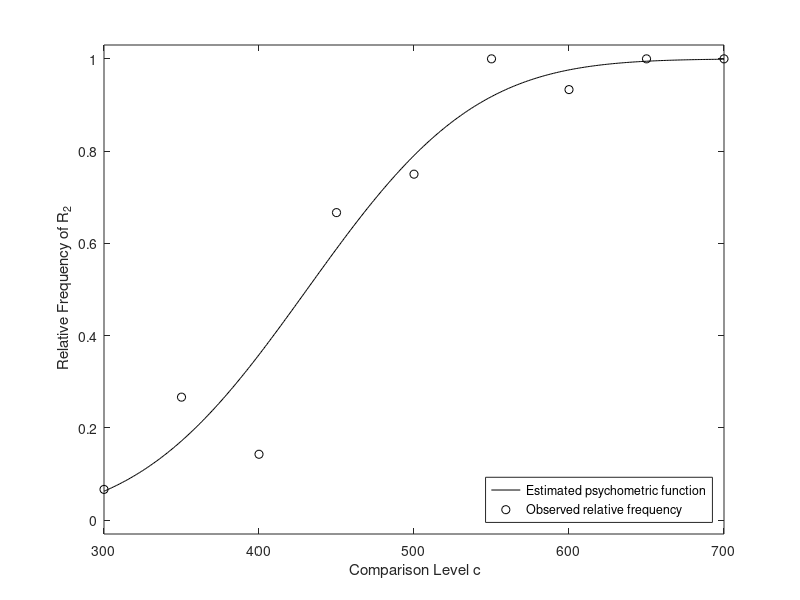

Recreate this plot in MATLAB.
%%Probit analysis
%estimates PSE and DL assuming an ogive psychometric function, 
%modeled as a cumulative density function of a normal distribution.
%also provides CE, and gives SEs and CIs for all parameters

%%Input 
c=[300 350 400 450 500 550 600 650 700];  %comparison duration
n1=[14 11 12 5 3 0 1 0 0]; %number of R1 responses
n2=[1 4 2 10 9 15 14 15 14]; %number of R2 responses
standard=500; %standard duration

%% Estimate mu and sigma
f=@(y) -sum(n2.*log(normcdf(c,y(1),y(2))))-sum(n1.*log(1-normcdf(c,y(1),y(2))));
[xmin,value,flag,output]=fminsearch(f,[mean(c),mean(c)*0.1]);
PSEest=xmin(1); DLest=xmin(2)*norminv(0.75); CEest=PSEest-standard;

%% Fisher Information
m=xmin(1);s=xmin(2); h=0.00001;
I(1,1) =  -(f([m+h,s])-2*f([m,s])+f([m-h,s]))/h^2;
I(2,2) =  -(f([m,s+h])-2*f([m,s])+f([m,s-h]))/h^2;
I(1,2) =  -(f([m+h,s+h])+f([m-h,s-h])-f([m-h,s+h])-f([m+h,s-h]))/(4*h^2);
I(2,1) =  I(1,2);
Cov=abs(inv(I)); SE_PSE=sqrt(Cov(1,1)); SE_DL=sqrt(Cov(2,2))*norminv(0.75);
r=I(1,2)/sqrt(I(1,1)*I(2,2));

%% Output
ProbitEstimates_PSE_DL_CE = [PSEest, DLest,CEest; SE_PSE SE_DL SE_PSE]
conf95_PSE = [PSEest-1.96*SE_PSE, PSEest+1.96*SE_PSE]
conf95_DL = [DLest-1.96*SE_DL, DLest+1.96*SE_DL]
conf95_CE = [CEest-1.96*SE_PSE, CEest+1.96*SE_PSE]
r %estimated correlation between the two estimates

%% True and estimated function
figure(1)
psyest = @(x) normcdf(x,xmin(1),xmin(2)); x=min(c):max(c); F=psyest(x);
plot(x,F,'black-',c,n2./(n1+n2),'blacko')
xlabel(' Comparison Level c'), ylabel(' Relative Frequency of R_2')
ylim([-0.03 1.03])
legend('Estimated psychometric function','Observed relative frequency',...
    'Location','SouthEast')


% %% Fitting the Logistic Function
% standard=500;
% %% LogLikelihood function and estimation of a and b
% logL = @(y) -sum(n2.*log(1./(1+exp(-(c-y(1))./y(2)))))... 
%             -sum(n1.*log(1./(1+exp( (c-y(1))./y(2)))));  
% [xmin,value,flag,output]=fminsearch(logL,[mean(c),mean(c)*0.1]);
% PSEest=xmin(1);DLest=xmin(2)*log(3); CEest=PSEest-standard;
% 
% %% Fisher Information
% m=xmin(1);s=xmin(2); h=0.00001;
% I(1,1) =  -(logL([m+h,s]) - 2*logL([m,s]) + logL([m-h,s])) / h^2;
% I(2,2) =  -(logL([m,s+h]) - 2*logL([m,s]) + logL([m,s-h])) / h^2;
% I(1,2) =  -(logL([m+h,s+h]) + logL([m-h,s-h]) ...
%             - logL([m-h,s+h]) - logL([m+h,s-h])) / (4*h^2);
% I(2,1) =  I(1,2); 
% Cov=abs(inv(I)); SE_PSE=sqrt(Cov(1,1)); SE_DL=sqrt(Cov(2,2))*log(3);
% r=I(1,2)/sqrt(I(1,1)*I(2,2));
% 
% conf95_PSE = [PSEest-1.96*SE_PSE, PSEest+1.96*SE_PSE];
% conf95_DL = [DLest-1.96*SE_DL, DLest+1.96*SE_DL];
% conf95_CE = [CEest-1.96*SE_PSE, CEest+1.96*SE_PSE];
% 
% %% Output
% LogisticEstimates_PSE_DL_CE = [PSEest,DLest, CEest; SE_PSE SE_DL SE_PSE]
% conf95_PSE
% conf95_DL
% conf95_CE
% r
% 
% %% True and Estimated function
% figure(2)
% psyest = @(x) 1./(1+exp(-(x-xmin(1))./xmin(2)));
% x=min(c):max(c); F=psyest(x);
% plot(x,F,'black-',c,n2./(n1+n2),'blacko')
% xlabel(' Comparison Level c'); ylabel(' Relative Frequency of R_2');
% ylim([-0.03 1.03])
% legend('Estimated psychometric function',...
%        'Observed relative frequency of R_2','Location','SouthEast')
